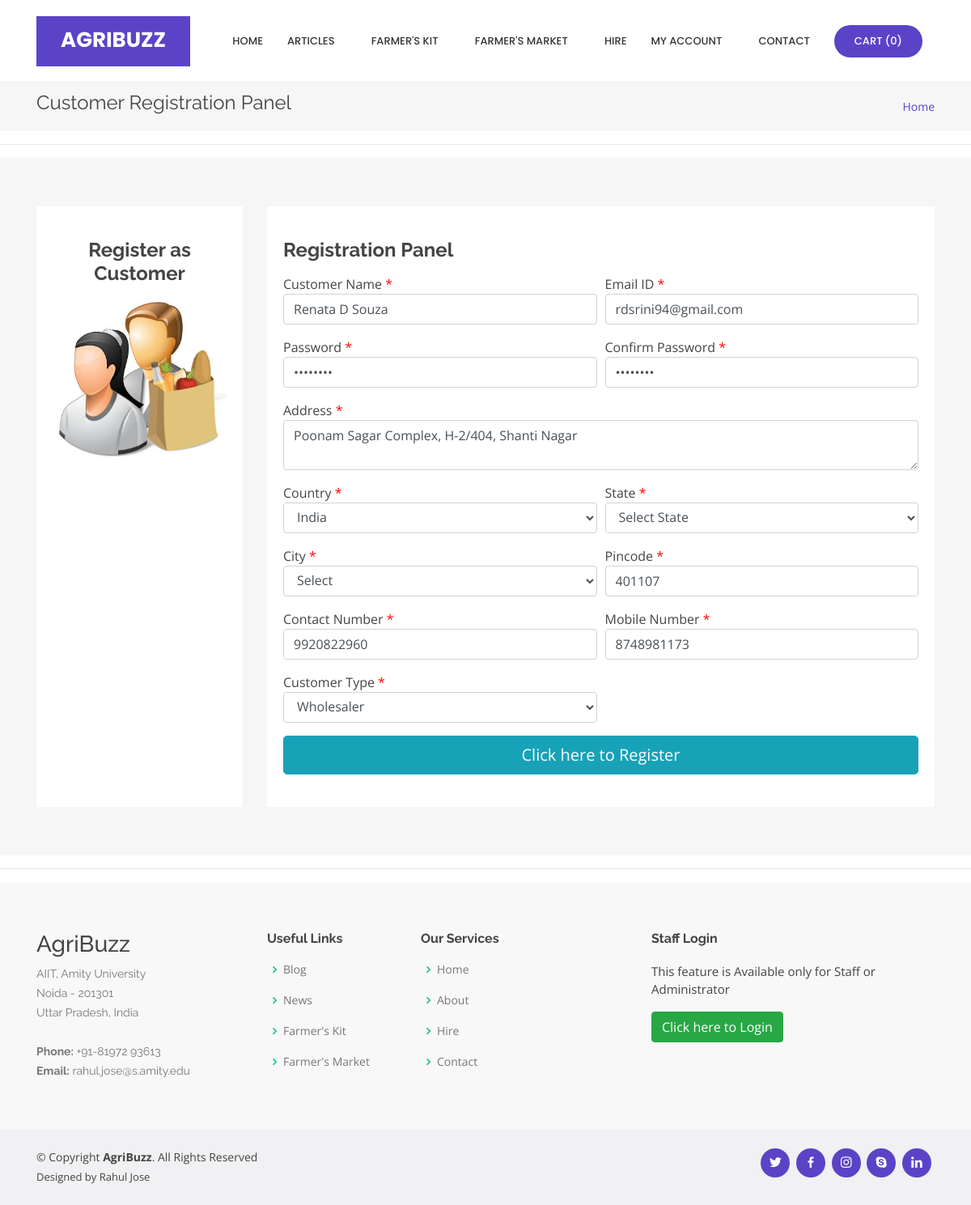
The app's page /customerReg.php?editid=1 with its own data.
### tables this page shows
CREATE TABLE `customer` (
  `customer_id` int(10) NOT NULL,
  `customer_name` varchar(25) NOT NULL,
  `address` text NOT NULL,
  `country_id` int(10) NOT NULL,
  `state_id` int(10) NOT NULL,
  `city_id` int(10) NOT NULL,
  `pincode` varchar(10) NOT NULL,
  `contact_no` varchar(15) NOT NULL,
  `mobile_no` varchar(15) NOT NULL,
  `email_id` varchar(50) NOT NULL,
  `password` varchar(25) NOT NULL,
  `customer_type` varchar(25) NOT NULL,
  `status` varchar(10) NOT NULL
);

### ajaxstate.php (the view, shortened to what this page needs)
<select name="state" id="state" onChange="loadcity(this.value)"
<?php
if($_GET['profile'] != "set")
{
	echo ' class="search_categories  form-control" ';
}
else
{
	echo ' class=" form-control" ';
}
?>   >
<option value="">Select State</option>
</select>

### customerReg.php (shortened to what this page needs)
<?php
include("header.php");
if(isset($_GET['editid']))
{
	$sql = "SELECT * FROM customer WHERE customer_id='$_GET[editid]'";
	$qsql = mysqli_query($con,$sql);
	$rsedit = mysqli_fetch_array($qsql);
}
?>
  <main id="main">
    <section id="breadcrumbs" class="breadcrumbs">
      <div class="container">
        <div class="d-flex justify-content-between align-items-center">
          <h2>Customer Registration Panel</h2>
          <ol>
            <li><a href="index.php">Home</a></li>
          </ol>
        </div>
      </div>
    </section>
<hr>
    <section id="services" class="services section-bg">
      <div class="container">
        <div class="row">
          <div class="col-lg-12">
            <div class="row">
              <div class="col-md-3 d-flex align-items-stretch mt-4 mt-lg-0">
                <div class="icon-box" data-aos="zoom-in" data-aos-delay="200" style="width: 100%;">
                  <h4>Register as Customer</h4>
                  <img src="images/customericon.jpg" style="width: 100%;">
                </div>
              </div>
              <div class="col-md-9 d-flex align-items-stretch">
                <div class="icon-box" data-aos="zoom-in" data-aos-delay="100" style="width: 100%;text-align: left;">
<form method="post" action="" name="frmcstreg" onSubmit="return validatecstreg()">
                  <h4>Registration Panel</h4>
<div class="form-row">
	<div class="col-md-6 form-group">
	Customer Name <font color="#FF0000">*</font>
	  <input type="text" name="customername" id="customername" value="<?php echo $rsedit['customer_name']; ?>" class="form-control" >
	</div>
	<div class="col-md-6 form-group">
	Email ID <font color="#FF0000">*</font>
	  <input type="email" name="email_id" id="email_id" value="<?php echo $rsedit['email_id']; ?>" class="form-control" >
	</div>
	<div class="col-md-6 form-group">
	Password <font color="#FF0000">*</font>
	  <input type="password" name="password" id="password" value="<?php echo $rsedit['password']; ?>" class="form-control" >
	</div>
	<div class="col-md-6 form-group">
	Confirm Password <font color="#FF0000">*</font>
	  <input type="password" name="cpassword" id="cpassword" value="<?php echo $rsedit['password']; ?>" class="form-control" >
	</div>
	<div class="col-md-12 form-group">
	 Address <font color="#FF0000">*</font>
	  <textarea name="address" id="address" class="form-control"><?php echo $rsedit['address']; ?></textarea>
	</div>
	<div class="col-md-6 form-group">
	Country <font color="#FF0000"> *</font>
	  <select name="country" id="country" onChange="loadstate(this.value)" class="form-control">
		  <?php
		  $sql1 = "SELECT * FROM country where status='Active'";
			$qsql1 =mysqli_query($con,$sql1);
		  while($rssql1 = mysqli_fetch_array($qsql1))
		  {
			  if($rssql1['country_id'] == $rsedit['country_id'] )
			  {
			  echo "<option value='$rssql1[country_id]' selected>$rssql1[country]</option>";
			  }
			  else
			  {
			  echo "<option value='$rssql1[country_id]'>$rssql1[country]</option>";
			  }
		  }
		  ?>
		</select>
	</div>
	<div class="col-md-6 form-group">
	State <font color="#FF0000"> *</font>
	  <span id='loadstate'><?php include("ajaxstate.php"); ?></span></div>
	<div class="col-md-6 form-group">
	City <font color="#FF0000"> *</font>
	  <span id='loadcity'><?php include("ajaxcity.php"); ?></span>
	</div>
	<div class="col-md-6 form-group">
	Pincode <font color="#FF0000"> *</font>
	  <input type="number" name="pincode" id="pincode" value="<?php echo $rsedit['pincode']; ?>" class="form-control">
	</div>
	<div class="col-md-6 form-group">
	Contact Number <font color="#FF0000"> *</font>
	  <input type="number" name="cntctnum" id="cntctnum" value="<?php echo $rsedit['contact_no']; ?>" class="form-control">
	</div>
	<div class="col-md-6 form-group">
	Mobile Number <font color="#FF0000"> *</font>
	  <input type="number" name="mblnum" id="mblnum" value="<?php echo $rsedit['mobile_no']; ?>" class="form-control">
	</div>
	<div class="col-md-6 form-group">
	Customer Type <font color="#FF0000"> *</font>
	  <select name="customertype" id="customertype" class="form-control" >
		  <?php
		  $arr= array("Wholesaler","Retailer","Consumer");
		  foreach($arr as $val)
		  {
			  if($rsedit['customer_type'] == $val)
			  {
			  echo "<option value='$val' selected >$val</option>";
			  }
			  else
			  {
			  echo "<option value='$val'>$val</option>";
			  }
		  }
		  ?>
		  </select>
	</div>
	<div class="col-md-6 form-group">
	</div>
</div>
<button type="submit" name="submit" id="submit" class="btn btn-info btn-lg btn-block" >Click here to Register</button>
</form>
                </div>
              </div>
            </div>
          </div>
        </div>
      </div>
    </section>
<hr>
  </main>
<?php
include("footer.php");
?>

### assets/css/style.css (style rules this page uses)
body { font-family: "Open Sans", sans-serif; color: #444444; }
a { color: #5b43c7; }
h1, h2, h3, h4, h5, h6 { font-family: "Raleway", sans-serif; }
section { padding: 60px 0; overflow: hidden; }
.section-bg { background-color: #f6f6f7; }
.services .icon-box { text-align: center; padding: 40px 20px; transition: all ease-in-out 0.3s; background: #fff; }
.services .icon-box h4 { font-weight: 700; margin-bottom: 15px; font-size: 24px; }
.breadcrumbs { padding: 15px 0; background: #f6f6f7; margin-top: 100px; }
.breadcrumbs h2 { font-size: 24px; line-height: 1; font-weight: 400; }
.breadcrumbs ol { display: flex; flex-wrap: wrap; list-style: none; padding: 0; margin: 0; font-size: 14px; }

### records on screen
customer: customername "Renata D Souza", email_id "rdsrini94@gmail.com", address "Poonam Sagar Complex, H-2/404, Shanti Nagar", pincode "401107", cntctnum "9920822960", mblnum "8748981173", customertype "Wholesaler"

### other values on screen
mysqli_num_rows($qsqlproduct_purchase_record) "0"
form field country "India"
